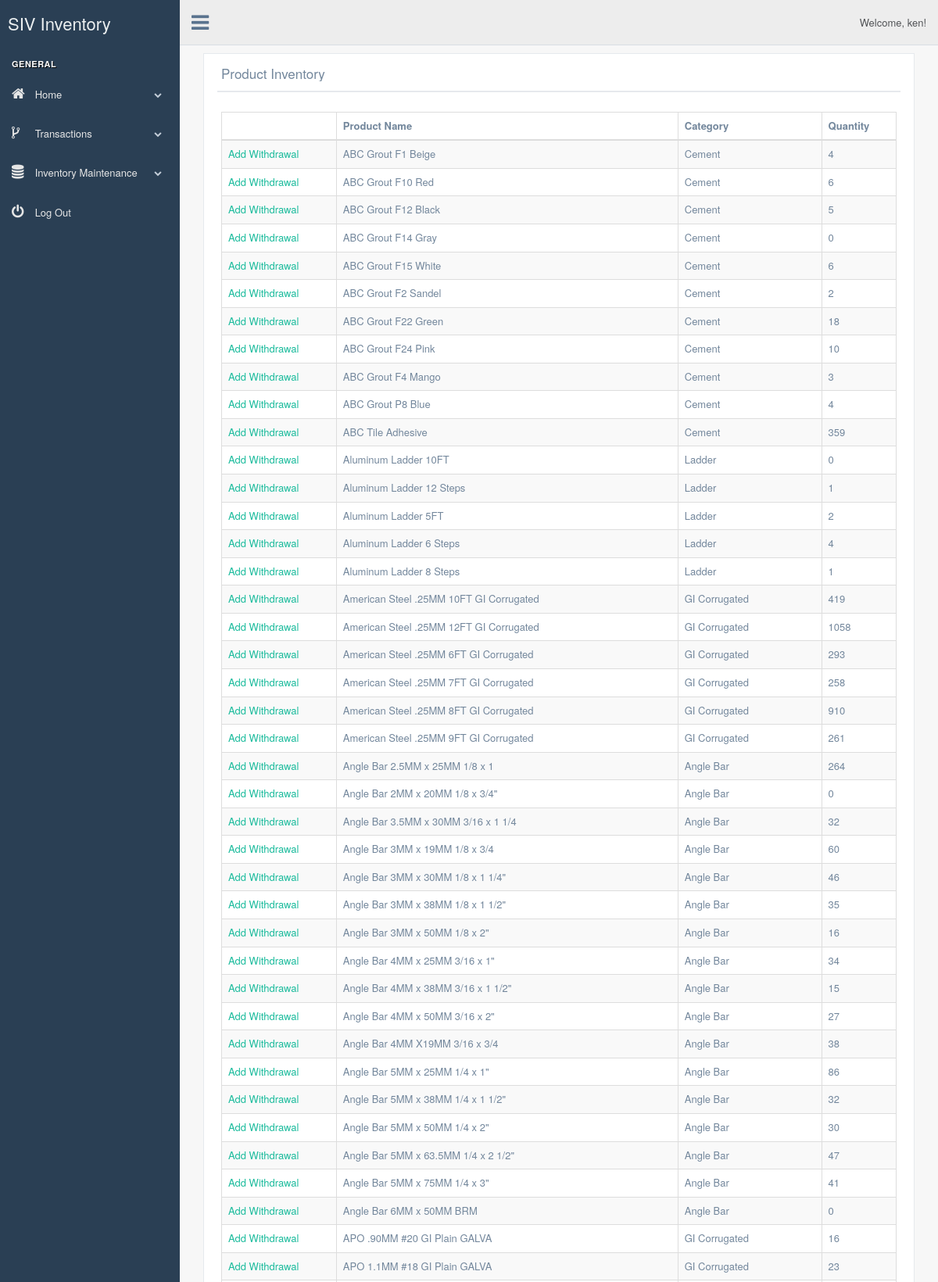
Screenshot of /production/add-purchases.php (signed in, upper part) with the database file from the repository.
### tables this page shows
CREATE TABLE `products` (
  `id` int(11) NOT NULL,
  `productName` varchar(255) DEFAULT NULL,
  `productCategory` varchar(255) DEFAULT NULL,
  `productQuantity` decimal(10,0) NOT NULL,
  `productPrice` decimal(18,2) DEFAULT NULL,
  `counts` varchar(20) NOT NULL
);

### production/add-purchases.php (the view, shortened to what this page needs)
<?php
  include 'db/dbh.php';
  include 'top-template.php';
  $query = "SELECT * FROM products ORDER BY productName ASC";
  $result = $db->query($query);
?>
<div class="col-md-12 col-sm-12 col-xs-12">
    <div class="x_panel">
      <div class="x_title">
        <h2>Product Inventory</small></h2>
        <div class="clearfix"></div>
      </div>
      <div class="x_content">
        <table id="datatable-checkbox" class="table table-striped table-bordered bulk_action">
          <thead>
            <tr>
              <th></th>
              <th>Product Name</th>
              <th>Category</th>
              <th>Quantity</th>
            </tr>
          </thead>
          <tbody>
          <?php while($row = $result->fetch_assoc()): ?>
            <tr>
              <td>
               <a class="green" href="add-purchases-form.php?id=<?php echo $row['id']?>">Add Withdrawal</a>
              </td>
              <td><?php echo $row['productName']; ?></td>
              <td><?php echo $row['productCategory']; ?></td>
              <td><?php echo $row['productQuantity']; ?></td>
            </tr>
          <?php endwhile;?>
          </tbody>
        </table>
      </div>
    </div>
  </div>
<?php
  include 'bottom-template.php';
?>

### rows the page displays
products: productName "ABC Grout F1 Beige", productCategory "Cement", productQuantity "4"
products: productName "ABC Grout F10 Red", productCategory "Cement", productQuantity "6"
products: productName "ABC Grout F12 Black", productCategory "Cement", productQuantity "5"
products: productName "ABC Grout F14 Gray", productCategory "Cement", productQuantity "0"
products: productName "ABC Grout F15 White", productCategory "Cement", productQuantity "6"
products: productName "ABC Grout F2 Sandel", productCategory "Cement", productQuantity "2"
products: productName "ABC Grout F22 Green", productCategory "Cement", productQuantity "18"
products: productName "ABC Grout F24 Pink", productCategory "Cement", productQuantity "10"
products: productName "ABC Grout F4 Mango", productCategory "Cement", productQuantity "3"
products: productName "ABC Grout P8 Blue", productCategory "Cement", productQuantity "4"
products: productName "ABC Tile Adhesive", productCategory "Cement", productQuantity "359"
products: productName "Aluminum Ladder 10FT", productCategory "Ladder", productQuantity "0"
products: productName "Aluminum Ladder 12 Steps", productCategory "Ladder", productQuantity "1"
products: productName "Aluminum Ladder 5FT", productCategory "Ladder", productQuantity "2"
products: productName "Aluminum Ladder 6 Steps", productCategory "Ladder", productQuantity "4"
products: productName "Aluminum Ladder 8 Steps", productCategory "Ladder", productQuantity "1"
products: productName "American Steel .25MM 10FT GI Corrugated", productCategory "GI Corrugated", productQuantity "419"
products: productName "American Steel .25MM 12FT GI Corrugated", productCategory "GI Corrugated", productQuantity "1058"
products: productName "American Steel .25MM 6FT GI Corrugated", productCategory "GI Corrugated", productQuantity "293"
products: productName "American Steel .25MM 7FT GI Corrugated", productCategory "GI Corrugated", productQuantity "258"
products: productName "American Steel .25MM 8FT GI Corrugated", productCategory "GI Corrugated", productQuantity "910"
products: productName "American Steel .25MM 9FT GI Corrugated", productCategory "GI Corrugated", productQuantity "261"
products: productName "Angle Bar 2.5MM x 25MM 1/8 x 1", productCategory "Angle Bar", productQuantity "264"
products: productName "Angle Bar 2MM x 20MM 1/8 x 3/4\"", productCategory "Angle Bar", productQuantity "0"
products: productName "Angle Bar 3.5MM x 30MM 3/16 x 1 1/4", productCategory "Angle Bar", productQuantity "32"
products: productName "Angle Bar 3MM x 19MM 1/8 x 3/4", productCategory "Angle Bar", productQuantity "60"
products: productName "Angle Bar 3MM x 30MM 1/8 x 1 1/4\"", productCategory "Angle Bar", productQuantity "46"
products: productName "Angle Bar 3MM x 38MM 1/8 x 1 1/2\"", productCategory "Angle Bar", productQuantity "35"
products: productName "Angle Bar 3MM x 50MM 1/8 x 2\"", productCategory "Angle Bar", productQuantity "16"
products: productName "Angle Bar 4MM x 25MM 3/16 x 1\"", productCategory "Angle Bar", productQuantity "34"
products: productName "Angle Bar 4MM x 38MM 3/16 x 1 1/2\"", productCategory "Angle Bar", productQuantity "15"
products: productName "Angle Bar 4MM x 50MM 3/16 x 2\"", productCategory "Angle Bar", productQuantity "27"
products: productName "Angle Bar 4MM X19MM 3/16 x 3/4", productCategory "Angle Bar", productQuantity "38"
products: productName "Angle Bar 5MM x 25MM 1/4 x 1\"", productCategory "Angle Bar", productQuantity "86"
products: productName "Angle Bar 5MM x 38MM 1/4 x 1 1/2\"", productCategory "Angle Bar", productQuantity "32"
products: productName "Angle Bar 5MM x 50MM 1/4 x 2\"", productCategory "Angle Bar", productQuantity "30"
products: productName "Angle Bar 5MM x 63.5MM 1/4 x 2 1/2\"", productCategory "Angle Bar", productQuantity "47"
products: productName "Angle Bar 5MM x 75MM 1/4 x 3\"", productCategory "Angle Bar", productQuantity "41"
products: productName "Angle Bar 6MM x 50MM BRM", productCategory "Angle Bar", productQuantity "0"
products: productName "APO .90MM #20 GI Plain GALVA", productCategory "GI Corrugated", productQuantity "16"
products: productName "APO 1.1MM #18 GI Plain GALVA", productCategory "GI Corrugated", productQuantity "23"

### other values shown
$_SESSION['user'] "ken"
